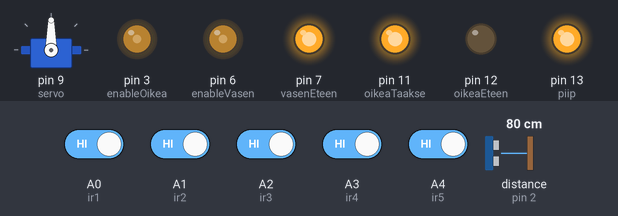
The sketch below on a simulated Arduino Uno, built with avr-gcc and run on an emulated ATmega328P. Shown: servo, output pins drawn as LEDs (lit = HIGH). Inputs (shaded band) come from the test bench; at power-on: A0 (ir1), A1 (ir2), A2 (ir3), A3 (ir4), A4 (ir5) HIGH, distance to the obstacle (sensor on pin 2) 80 cm. The echo pulse lasts 58.3 µs per cm; what the sketch prints to the serial monitor is not drawn.

Above: at 3.2 s.
3.3 s: distance to the obstacle (sensor on pin 2) set to 27 cm
4.8 s: distance to the obstacle (sensor on pin 2) set to 22 cm
At 5.2 s:
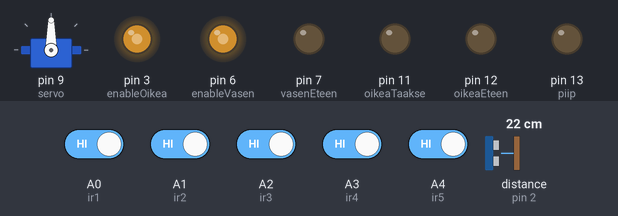
At 7.2 s:
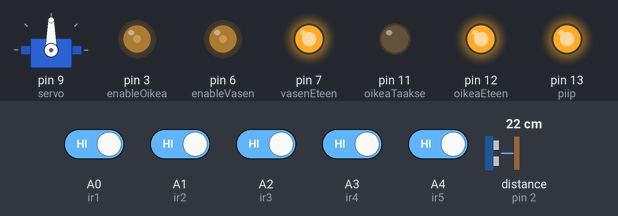
7.8 s: A0 (ir1) driven LOW
At 8.2 s:
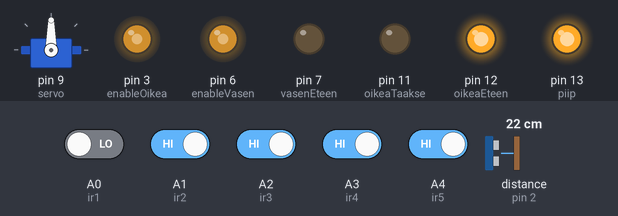
Timing chart, 0 to 16.8 s (numbered marks = the images above; inputs shaded):
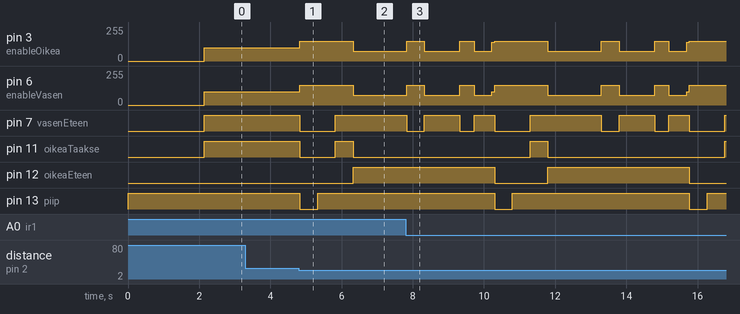

The sketch:

ROBOROCK.ino
```cpp
/*
 */
#include <Servo.h>
#include <NewPing.h>

#define vasenEteen 7
#define oikeaEteen 12
#define oikeaTaakse 11
#define vasenTaakse 8
#define enableOikea 3
#define enableVasen 6

#define LPT 2

#define servoPin 9

#define echoPin 2
#define trigPin 10

#define piip 13

#define ir1 A0
#define ir2 A1
#define ir3 A2
#define ir4 A3
#define ir5 A4

int maxEtaisyys = 25;
int etaisyys = 100;

bool vaistoliike = false;

NewPing sonar(trigPin,  echoPin, maxEtaisyys);
Servo servo;

void setup() {
  pinMode(vasenEteen, OUTPUT);
  pinMode(oikeaTaakse, OUTPUT);
  pinMode(oikeaEteen, OUTPUT);
  pinMode(oikeaTaakse, OUTPUT);
  pinMode(enableVasen, OUTPUT);
  pinMode(enableOikea, OUTPUT);
  pinMode(trigPin, OUTPUT);
  pinMode(echoPin, INPUT);
  pinMode(piip, OUTPUT);
  pinMode(ir1, INPUT);
  pinMode(ir2, INPUT);
  pinMode(ir3, INPUT);
  pinMode(ir4, INPUT);
  pinMode(ir5, INPUT);


   digitalWrite(piip, HIGH);

  servo.attach(9);

  servo.write(90);
  delay(2000);
  etaisyys = skannaa();

  Serial.begin(9600);
}

void piippaus(){
  digitalWrite(piip, LOW);
  delay(500);
  digitalWrite(piip, HIGH);
}
int  skannaa(){
  delay(70);
  int cm = sonar.ping_cm();
  if (cm==0){
    cm=200;
  }
  return cm;
}
float Kp = 10.0;
float Kd = 0.0;
float previousError = 0;
int baseSpeed = 120;

// === Recovery memory ===
unsigned long lastLineTime = 0;
int lastDirection = 0; // -1 = left, 1 = right

void viivanSeurantaPD() {
  int s1 = !digitalRead(ir1);
  int s2 = !digitalRead(ir2);
  int s3 = !digitalRead(ir3);
  int s4 = !digitalRead(ir4);
  int s5 = !digitalRead(ir5);

  Serial.print(s1);
  Serial.print(s2);
  Serial.print(s3);
  Serial.print(s4);
  Serial.println(s5);

  int position = (-2 * s1) + (-1 * s2) + (0 * s3) + (1 * s4) + (2 * s5);
  int activeSensors = s1 + s2 + s3 + s4 + s5;
  float error = 0;
  if (activeSensors != 0) error = (float)position / activeSensors;

  float derivative = error - previousError;
  float correction = (Kp * error) + (Kd * derivative);
  previousError = error;

  int leftSpeed = baseSpeed + correction;
  int rightSpeed = baseSpeed - correction;
  leftSpeed = constrain(leftSpeed, 0, 255);
  rightSpeed = constrain(rightSpeed, 0, 255);

  // --- Movement ---
  if (activeSensors > 0 && activeSensors < 5) {
    analogWrite(enableVasen, leftSpeed);
    analogWrite(enableOikea, rightSpeed);
    eteenpain();
    if (error < 0) lastDirection = -1;
    else if (error > 0) lastDirection = 1;
    lastLineTime = millis();
  }
  else if (activeSensors == 5) {
    seis();
  }
  else if (activeSensors == 0) {
    unsigned long timeLost = millis() - lastLineTime;
    if (timeLost < 800) {
      if (lastDirection == -1) {
        analogWrite(enableVasen, 60);
        analogWrite(enableOikea, 160);
        vasen();
      } else {
        analogWrite(enableVasen, 160);
        analogWrite(enableOikea, 60);
        oikea();
      }
    } else {
      analogWrite(enableVasen, 100);
      analogWrite(enableOikea, 100);
      oikea(); // spin search
    }
  }
}


void asetaNopeus(int vasen, int oikee){
  analogWrite(enableVasen, vasen);
  analogWrite(enableOikea, oikee);
}
void eteenpain(){
  digitalWrite(vasenEteen, HIGH);
  digitalWrite(oikeaEteen, HIGH);
  digitalWrite(vasenTaakse, LOW);
  digitalWrite(oikeaTaakse, LOW);
}
void oikea(){
  digitalWrite(vasenEteen, HIGH);
  digitalWrite(oikeaEteen, LOW);
  digitalWrite(vasenTaakse, LOW);
  digitalWrite(oikeaTaakse, HIGH);
}
void vasen(){
  digitalWrite(vasenEteen, LOW);
  digitalWrite(oikeaEteen, HIGH);
  digitalWrite(vasenTaakse, HIGH);
  digitalWrite(oikeaTaakse, LOW);
}
void taaksepain(){
  digitalWrite(vasenEteen, LOW);
  digitalWrite(oikeaEteen, LOW);
  digitalWrite(vasenTaakse, HIGH);
  digitalWrite(oikeaTaakse, HIGH);
}
void seis(){
  digitalWrite(vasenEteen, LOW);
  digitalWrite(oikeaEteen, LOW);
  digitalWrite(vasenTaakse, LOW);
  digitalWrite(oikeaTaakse, LOW);
}
void vaista(){
  seis();
  asetaNopeus(150,150);
  piippaus();
  delay(500);
  oikea();
  delay(500);
  asetaNopeus(75,75);
  eteenpain();
  delay(1500);
  asetaNopeus(150,150);
  vasen();
  delay(500);
  asetaNopeus(75,75);
  eteenpain();
  delay(1000);
  asetaNopeus(150,150);
  vasen();
  delay(400);
  asetaNopeus(75,75);
  eteenpain();

}
//vauhti asteikolla 0-255
void loop() {
  etaisyys = skannaa();
  if(etaisyys<maxEtaisyys){
    vaistoliike = true;
    vaista();
    delay(500);
 }
  if(vaistoliike){
    int s1 = !digitalRead(ir1);
    int s2 = !digitalRead(ir2);
    int s3 = !digitalRead(ir3);
    int s4 = !digitalRead(ir4);
    int s5 = !digitalRead(ir5);

    Serial.print(s1);
    Serial.print(s2);
    Serial.print(s3);
    Serial.print(s4);
    Serial.println(s5);
    if((s1 == 1) || (s2 == 1) || (s3 == 1) || (s4 == 1) || (s5 == 1)){
      vaistoliike  = false;
    }
  }
  if(!vaistoliike){
  viivanSeurantaPD();
  }


}
```

Measured:
- the behaviour switches between 25 and 24 cm on distance to the obstacle (sensor on pin 2) (found by bisection; images 0 and 1)
- after the input at 3.3 s, every drawn part: stays the same
- after the input at 4.8 s, pin 3 (enableOikea), pin 6 (enableVasen): 100/255 → 150/255 at once, → 75/255 1.5 s later
